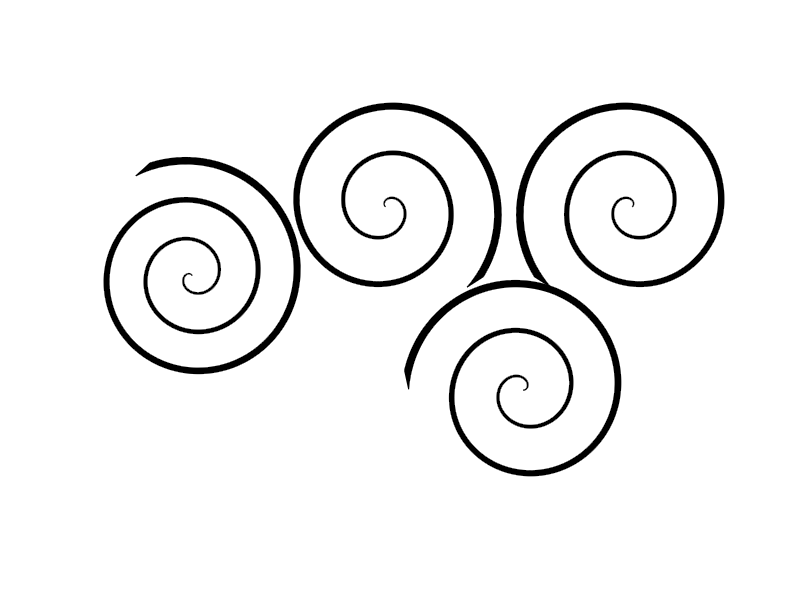

Here is the MATLAB script that generated this plot:
%spiral art
function spiral1
theta=0.4*pi;
upto=2.5;
rot=1;
[x,y]=shape1(upto,1,0);
patch(x,y,'k');

[x,y]=shape1(upto,1,pi/4);
patch(x+1,y+1.6,'k');

[x,y]=shape1(upto,1,0.25*pi);
patch(-x+0.75,y+1.6,'k');

[x,y]=shape1(3,1,-pi/3);
patch(-x-1,-y+1,'k');

%axis([-40 40 -40 40])
axis equal off


function [x2,y2]=shape1(upto,rot,theta)
t=0:0.01:2*upto*pi;
[x,y]=pol2cart(t+theta,t);
[x2,y2]=pol2cart(t-0.05*pi+theta,1.05*t);
x2=rot*([x fliplr(x2)]-min(x))/(2*upto*pi);
y2=rot*([y fliplr(y2)])/(2*upto*pi);
